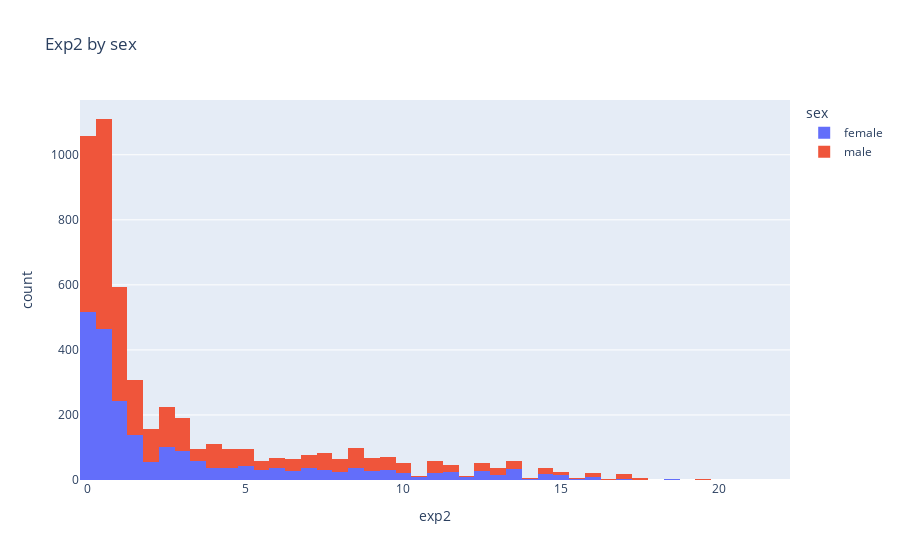

The cell this chart's notebook holds for it:
### Code cell
df = pd.DataFrame( data, columns = [ 'sex','exp1','exp2','exp3','exp4'])
df['sex'] = df['sex'].replace([0],'male')
df['sex'] = df['sex'].replace([1],'female')

fig = px.histogram(df, x="exp2", color="sex", title = "Exp2 by sex")
fig.show()

### Figure 1 — Plotly figure (JSON) as saved in the notebook; plotly's stock layout.template omitted (floating-point values rounded to 4 significant figures; data arrays with more than 128 entries replaced by an {"elided": "..."} marker saying what was removed)
{"data": [{"alignmentgroup": "True", "bingroup": "x", "hovertemplate": "sex=female<br>exp2=%{x}<br>count=%{y}<extra></extra>", "legendgroup": "female", "marker": {"color": "#636efa", "pattern": {"shape": ""}}, "name": "female", "offsetgroup": "female", "orientation": "v", "showlegend": true, "type": "histogram", "x": {"elided": "2289 float values"}, "xaxis": "x", "yaxis": "y"}, {"alignmentgroup": "True", "bingroup": "x", "hovertemplate": "sex=male<br>exp2=%{x}<br>count=%{y}<extra></extra>", "legendgroup": "male", "marker": {"color": "#EF553B", "pattern": {"shape": ""}}, "name": "male", "offsetgroup": "male", "orientation": "v", "showlegend": true, "type": "histogram", "x": {"elided": "2861 float values"}, "xaxis": "x", "yaxis": "y"}], "layout": {"barmode": "relative", "legend": {"title": {"text": "sex"}, "tracegroupgap": 0}, "title": {"text": "Exp2 by sex"}, "xaxis": {"anchor": "y", "domain": [0, 1], "title": {"text": "exp2"}}, "yaxis": {"anchor": "x", "domain": [0, 1], "title": {"text": "count"}}}}
